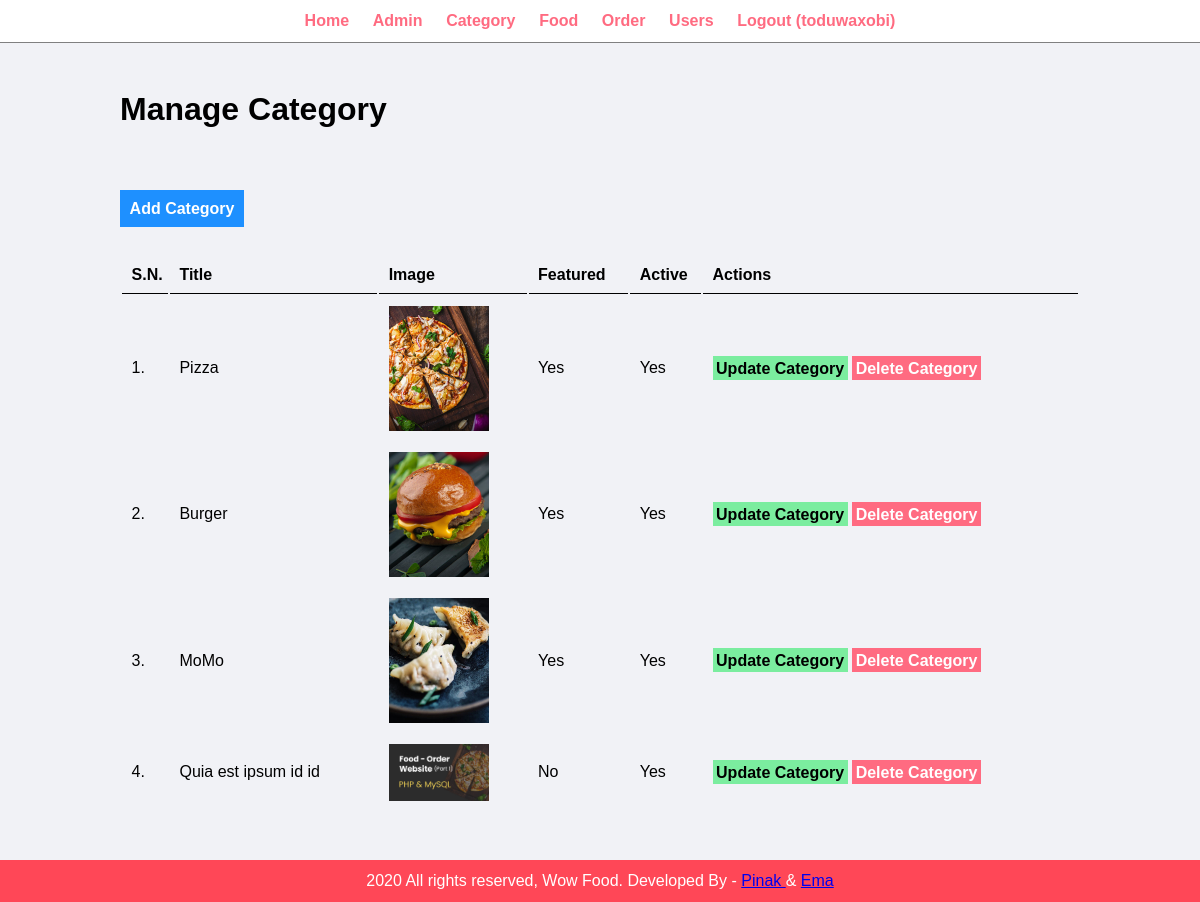
The app's page /admin/manage-category.php (signed in) with its own data.
### tables this page shows
CREATE TABLE `tbl_category` (
  `id` int(10) UNSIGNED NOT NULL,
  `title` varchar(100) NOT NULL,
  `image_name` varchar(255) NOT NULL,
  `featured` varchar(10) NOT NULL,
  `active` varchar(10) NOT NULL
);

### admin/manage-category.php (the view, shortened to what this page needs)
<?php include('partials/menu.php'); ?>
<div class="main-content">
    <div class="wrapper">
        <h1>Manage Category</h1>
        <br /><br />
        <br><br>
                <a href="<?php echo SITEURL; ?>admin/add-category.php" class="btn-primary">Add Category</a>
                <br /><br /><br />
                <table class="tbl-full">
                    <tr>
                        <th>S.N.</th>
                        <th>Title</th>
                        <th>Image</th>
                        <th>Featured</th>
                        <th>Active</th>
                        <th>Actions</th>
                    </tr>
                    <?php
                        $sql = "SELECT * FROM tbl_category";
                        $res = mysqli_query($conn, $sql);
                        $count = mysqli_num_rows($res);
                        $sn=1;
                        if($count>0)
                        {
                            while($row=mysqli_fetch_assoc($res))
                            {
                                $id = $row['id'];
                                $title = $row['title'];
                                $image_name = $row['image_name'];
                                $featured = $row['featured'];
                                $active = $row['active'];
                                ?>
                                    <tr>
                                        <td><?php echo $sn++; ?>. </td>
                                        <td><?php echo $title; ?></td>
                                        <td>
                                            <?php
                                                if($image_name!="")
                                                {
                                                    ?>
                                                    <img src="<?php echo SITEURL; ?>images/category/<?php echo $image_name; ?>" width="100px" >
                                                    <?php
                                                }
                                                else
                                                {
                                                    echo "<div class='error'>Image not Added.</div>";
                                                }
                                            ?>
                                        </td>
                                        <td><?php echo $featured; ?></td>
                                        <td><?php echo $active; ?></td>
                                        <td>
                                            <a href="<?php echo SITEURL; ?>admin/update-category.php?id=<?php echo $id; ?>" class="btn-secondary">Update Category</a>
                                            <a href="<?php echo SITEURL; ?>admin/delete-category.php?id=<?php echo $id; ?>&image_name=<?php echo $image_name; ?>" class="btn-danger">Delete Category</a>
                                        </td>
                                    </tr>
                                <?php
                            }
                        }
                        else
                        {
                            ?>
                            <tr>
                                <td colspan="6"><div class="error">No Category Added.</div></td>
                            </tr>
                            <?php
                        }
                    ?>
                </table>
    </div>
</div>
<?php include('partials/footer.php'); ?>

### admin/partials/menu.php (shortened to what this page needs)
<html>
    <head>
        <link rel="stylesheet" href="../css/admin.css">
    </head>
    <body>
        <div class="menu text-center">
            <div class="wrapper">
                <ul>
                    <li><a href="index.php">Home</a></li>
                    <li><a href="manage-admin.php">Admin</a></li>
                    <li><a href="manage-category.php">Category</a></li>
                    <li><a href="manage-food.php">Food</a></li>
                    <li><a href="manage-order.php">Order</a></li>
                    <li><a href="manage-users.php">Users</a></li>
                    <li><a href="<?php echo SITEURL; ?>admin/logout.php">Logout (<?php echo $_SESSION['user'] ?>)</a></li>
                </ul>
            </div>
        </div>

### admin/partials/footer.php
<div class="footer">
            <div class="wrapper">
                <p class="text-center">2020 All rights reserved, Wow Food. Developed By - <a href="https://www.facebook.com/profile.php?id=100075443966221"  target=”_blank”> Pinak </a> & <a href = "https://www.facebook.com/yasmin.ema.77920" target=”_blank”>Ema</a></p>
            </div>
        </div>
    </body>
</html>

### css/admin.css (style rules this page uses)
* { margin: 0; padding: 0; font-family: Arial, Helvetica, sans-serif; }
.wrapper { padding: 1%; width: 80%; margin: 0 auto; }
.text-center { text-align: center; }
.tbl-full { width: 100%; }
table tr th { border-bottom: 1px solid black; padding: 1%; text-align: left; }
table tr td { padding: 1%; }
.btn-primary { background-color: #1e90ff; padding: 1%; color: white; text-decoration: none; font-weight: bold; }
.btn-secondary { background-color: #7bed9f; padding: 1%; color: black; text-decoration: none; font-weight: bold; }
.btn-danger { background-color: #ff6b81; padding: 1%; color: white; text-decoration: none; font-weight: bold; }
.menu { border-bottom: 1px solid grey; }
.menu ul { list-style-type: none; }
.menu ul li { display: inline; padding: 1%; }
.menu ul li a { text-decoration: none; font-weight: bold; color: #ff6b81; }
.main-content { background-color: #f1f2f6; padding: 3% 0; }
.footer { background-color: #ff4757; color: white; }

### records on screen
tbl_category: title "Pizza", image_name (picture), featured "Yes", active "Yes"
tbl_category: title "Burger", image_name (picture), featured "Yes", active "Yes"
tbl_category: title "MoMo", image_name (picture), featured "Yes", active "Yes"
tbl_category: title "Quia est ipsum id id", image_name (picture), featured "No", active "Yes"

### other values on screen
$_SESSION['user'] "toduwaxobi"
